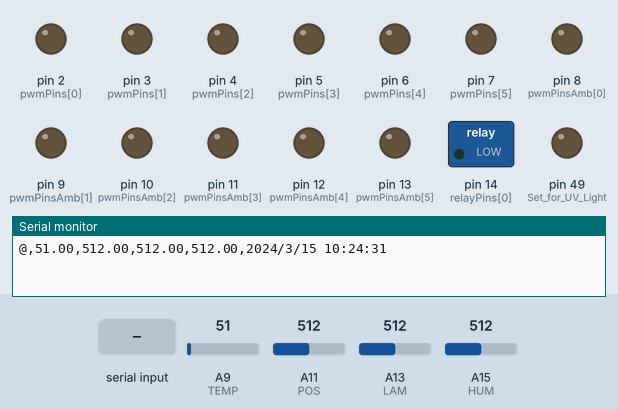
Bench run of a sketch on a simulated Arduino Mega 2560, built with avr-gcc and run on an emulated ATmega2560. Parts: switched loads named in the sketch (green lamp = pin HIGH), output pins drawn as LEDs (lit = HIGH), the last lines printed to the serial monitor. The inputs (shaded band) are chosen by the test bench; at power-on: A9 (TEMP) = 51, A11 (POS) = 512, A13 (LAM) = 512, A15 (HUM) = 512. The local clock reads 2024-03-15 10:24:30 at power-on unless the sketch sets it.

Above: at 1.2 s.
1.3 s: "U:1\n" received over Serial
At 1.8 s:
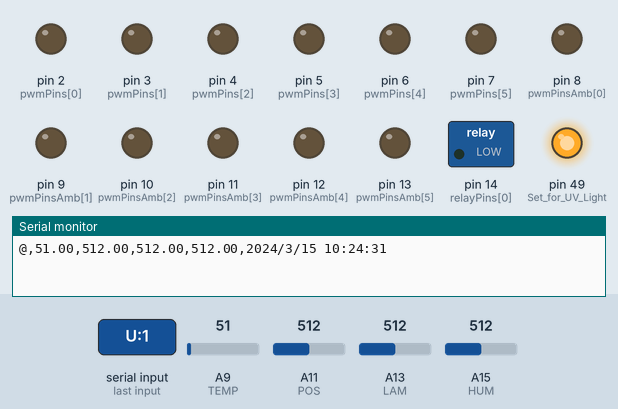
2.8 s: "U:150\n" received over Serial
At 4.0 s:
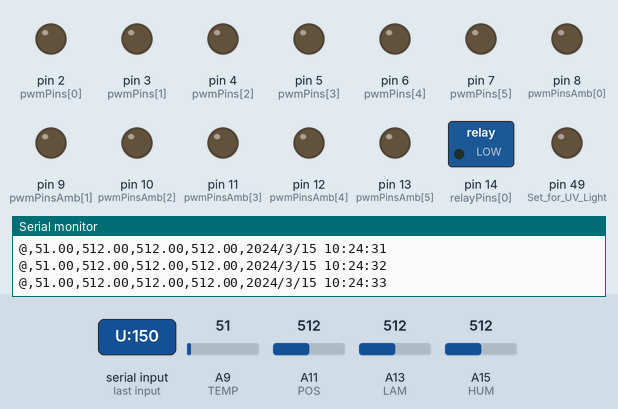
4.3 s: "U90\n" received over Serial
At 5.3 s:
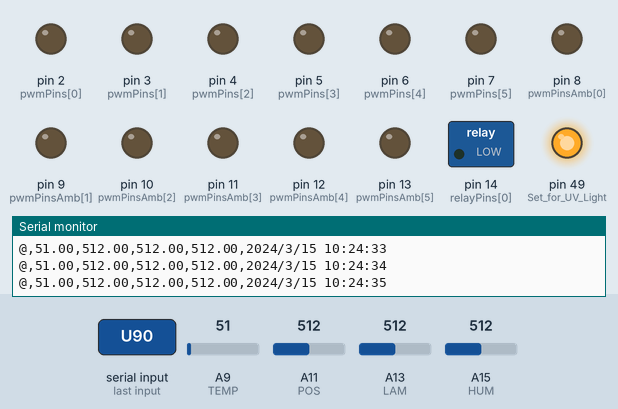
Timing chart, 0 to 7.3 s (numbered marks = the images above; inputs shaded):
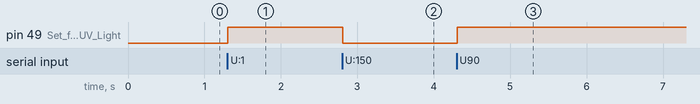

Measured:
- after the input at 1.3 s, pin 49 (Set_for_UV_Light): LOW → HIGH at once
- after the input at 2.8 s, pin 49 (Set_for_UV_Light): HIGH → LOW at once
- after the input at 4.3 s, pin 49 (Set_for_UV_Light): LOW → HIGH at once

The sketch:

arduinoProgram.ino
```cpp
#include <RTClib.h>

#define LAM A13
#define POS A11
#define TEMP A9
#define HUM A15

const int relayPins[6] = {14, 15, 16, 17, 18, 19}; // Digital pins for relays of surgery light
const int pwmPins[6] = {2, 3, 4, 5, 6, 7,}; // PWM-capable pins for surgery light

const int relayPinsAmb[6] = {44, 46, 41, 43, 45, 47}; // Digital pins for relays of ambient Light
const int pwmPinsAmb[6] = {8, 9, 10, 11, 12 ,13}; // PWM-capable pins for ambient Light
RTC_DS3231 rtc;

//Give delay
unsigned long previousMillis = 0;
const long interval = 1000;

void setup() {
    Serial.begin(9600);

    pinMode(49, OUTPUT);				//Set for UV Light
    digitalWrite(49, LOW);

    pinMode(relayPinsAmb[0], OUTPUT);			// Declare for One Ambient Light start Before on
    digitalWrite(relayPinsAmb[0], HIGH);
    pinMode(pwmPinsAmb[0], OUTPUT);

    for (int i = 0; i < 6; i++) {			// Declare for surgery Lights relay and PWM
        pinMode(relayPins[i], OUTPUT);
        digitalWrite(relayPins[i], LOW);
        pinMode(pwmPins[i], OUTPUT);
    }

    for (int i = 1; i < 6; i++) {			// Declare for ambient Lights relay and PWM
        pinMode(relayPinsAmb[i], OUTPUT);
        digitalWrite(relayPinsAmb[i], LOW);
        pinMode(pwmPinsAmb[i], OUTPUT);
    }


    if (!rtc.begin()) {					// check RTC connected or not
        Serial.println("Couldn't find RTC");
        while (1);
    }
}

void loop() {
    if (Serial.available() > 0) {
        String command = Serial.readStringUntil('\n');


        // Relay control
        if (command.startsWith("R")) {
            int relayIndex = command.charAt(1) - '0';
            toggleRelay(relayIndex);
        }

        // PWM control
        else if (command.startsWith("P")) {
            int separatorIndex = command.indexOf(':');
            if (separatorIndex > 0) {
                int pwmIndex = command.charAt(1) - '0';
                int pwmValue = command.substring(separatorIndex + 1).toInt();
                setPWM(pwmIndex, pwmValue);
            }
        }


        else if (command.startsWith("A")) {
            int relayIndex = command.charAt(1) - '0';
            toggleRelayAmb(relayIndex);
        }


        // PWM control
        else if (command.startsWith("B")) {
            int separatorIndex = command.indexOf(':');
            if (separatorIndex > 0) {
                int pwmIndex = command.charAt(1) - '0';
                int pwmValue = command.substring(separatorIndex + 1).toInt();
                setPWMAmb(pwmIndex, pwmValue);
            }
        }

	//Togle UV
        else if (command.startsWith("U")) {
            toggleRelayUV();
        }


        // RTC time setting
        else if (command.startsWith("T")) {
            setRTCTime(command);
        }
    }

    unsigned long currentMillis = millis();
    if (currentMillis - previousMillis >= interval) {
        previousMillis = currentMillis;
        sendEnvironmentData();
    }
}


void toggleRelay(int index) {
    if (index >= 0 && index < 6) {
        int state = digitalRead(relayPins[index]);
        digitalWrite(relayPins[index], !state);
    }
}


void setPWM(int index, int value) {
    if (index >= 0 && index < 6) {
        analogWrite(pwmPins[index], value);
    }
}


void toggleRelayAmb(int index) {
    if (index >= 0 && index < 6) {
        int state = digitalRead(relayPinsAmb[index]);
        digitalWrite(relayPinsAmb[index], !state);
    }
}


void setPWMAmb(int index, int value) {
    if (index >= 0 && index < 6) {
        analogWrite(pwmPinsAmb[index], value);
    }
}


void toggleRelayUV() {
        int state = digitalRead(49);
        digitalWrite(49, !state);
}


void sendEnvironmentData() {
    float temp = readTEMP();
    float humidity=readHUM();
    float posPressure = readPOS();
    float laminarPressure = readLAM();
    String rtcTime = readRTC();

    Serial.print("@"); Serial.print(",");
    Serial.print(temp); Serial.print(",");
    Serial.print(humidity); Serial.print(",");
    Serial.print(laminarPressure); Serial.print(",");
    Serial.print(posPressure); Serial.print(",");
    Serial.println(rtcTime);
}


float readTEMP() {
    float readValue = analogRead(TEMP);
    if(readValue>0)
    {
      return readValue;

    }
    else
    {
      return 0;
    }
}


float readHUM() {
    float readValue = analogRead(HUM);
    if(readValue>0)
    {
      return readValue;
    }
    else
    {
      return 0;
    }
}


float readPOS() {
    float readValue = analogRead(POS);
    if(readValue>0)
    {
      return readValue;
    }
    else
    {
      return 0;
    }

}


float readLAM() {
    float readValue = analogRead(LAM);
    if(readValue>0)
    {
      return readValue;
    }
    else
    {
      return 0;
    }
}


String readRTC() {
    DateTime now = rtc.now();
    return String(now.year()) + "/" + String(now.month()) + "/" + String(now.day()) + " " + String(now.hour()) + ":" + String(now.minute()) + ":" + String(now.second());
}


void setRTCTime(String command) {
    int parts[6];
    int start = 1;
    int idx = 0;

    for (int i = 1; i < command.length(); i++) {
        if (command.charAt(i) == ':' || i == command.length() - 1) {
            parts[idx++] = command.substring(start, i + 1).toInt();
            start = i + 1;
        }
    }
    DateTime newTime(parts[0], parts[1], parts[2], parts[3], parts[4], parts[5]);
    rtc.adjust(newTime);
}
```
